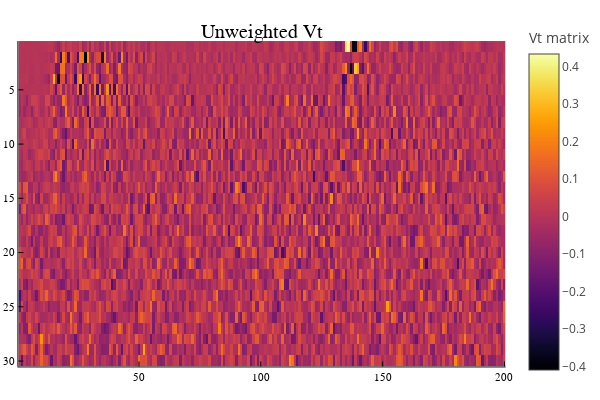
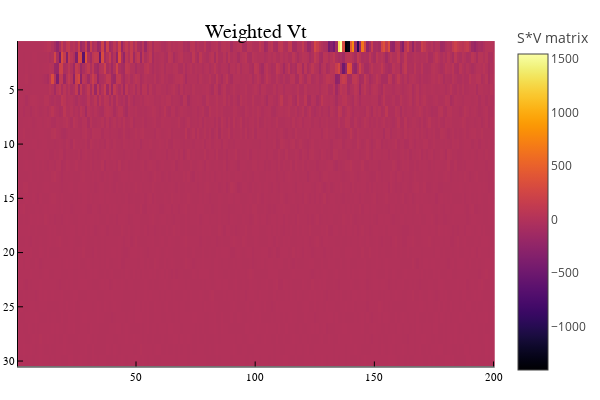
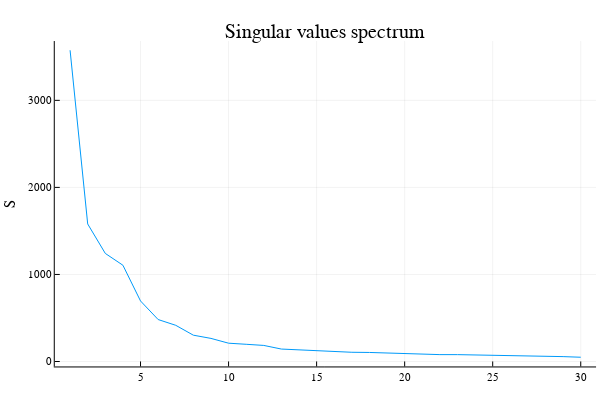
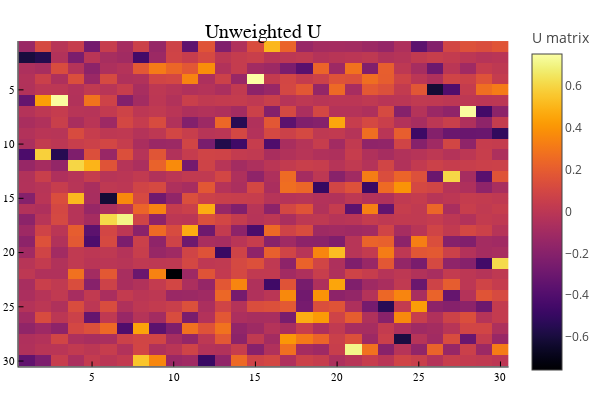

Write notebook code for charts like these, in order.
### Markdown cell above
Now we will perform singular value decomposition on the data. Heatmap representations of V are used to illustrate its structure. Singular values are also displayed, plotted against their indicies.

### Code cell
decomposition = svd(seismograms)
U = decomposition.U
S = decomposition.S # The book calls it L. It is provided here already as a vector of the singular values.
V = decomposition.V
Vt = decomposition.Vt # transpose of V

unweighted = heatmap(Vt, title="Unweighted Vt", yflip=true, colorbar_title="Vt matrix")
weighted = heatmap(diagm(S)*Vt, title="Weighted Vt", yflip=true, colorbar_title="S*V matrix")

display(unweighted)
display(weighted)

display(plot(S, title="Singular values spectrum", ylabel="S", legend=false))
display(heatmap(U, title="Unweighted U", yflip=true, colorbar_title="U matrix"))

### Figure 1 — Plotly figure (JSON) as saved in the notebook; plotly's stock layout.template omitted (floating-point values rounded to 4 significant figures; data arrays with more than 128 entries replaced by an {"elided": "..."} marker saying what was removed)
{"data": [{"xaxis": "x", "colorbar": {"title": "Vt matrix"}, "colorscale": {"elided": "256x2 mixed values"}, "yaxis": "y", "showscale": true, "x": {"elided": "201 float values"}, "showlegend": false, "name": "y1", "zmin": -0.4085, "z": {"elided": "30x200 float values"}, "zmax": 0.4329, "y": [0.5, 1.5, 2.5, 3.5, 4.5, 5.5, 6.5, 7.5, 8.5, 9.5, 10.5, 11.5, 12.5, 13.5, 14.5, 15.5, 16.5, 17.5, 18.5, 19.5, 20.5, 21.5, 22.5, 23.5, 24.5, 25.5, 26.5, 27.5, 28.5, 29.5, 30.5], "type": "heatmap", "hoverinfo": "none"}], "layout": {"showlegend": true, "xaxis": {"showticklabels": true, "gridwidth": 0.5, "tickvals": [50, 100, 150, 200], "range": [0.5, 200.5], "domain": [0.03619, 0.9934], "mirror": false, "tickangle": 0, "showline": true, "ticktext": ["50", "100", "150", "200"], "zeroline": false, "tickfont": {"color": "rgba(0, 0, 0, 1.000)", "family": "sans-serif", "size": 11}, "zerolinecolor": "rgba(0, 0, 0, 1.000)", "anchor": "y", "visible": true, "ticks": "inside", "tickmode": "array", "linecolor": "rgba(0, 0, 0, 1.000)", "showgrid": true, "title": "", "gridcolor": "rgba(0, 0, 0, 0.100)", "titlefont": {"color": "rgba(0, 0, 0, 1.000)", "family": "sans-serif", "size": 15}, "tickcolor": "rgb(0, 0, 0)", "type": "-"}, "paper_bgcolor": "rgba(255, 255, 255, 1.000)", "annotations": [{"yanchor": "top", "xanchor": "center", "rotation": 0, "y": 1, "font": {"color": "rgba(0, 0, 0, 1.000)", "family": "sans-serif", "size": 20}, "yref": "paper", "showarrow": false, "text": "Unweighted Vt", "xref": "paper", "x": 0.5148}], "height": 400, "margin": {"l": 0, "b": 20, "r": 0, "t": 20}, "plot_bgcolor": "rgba(255, 255, 255, 1.000)", "yaxis": {"showticklabels": true, "gridwidth": 0.5, "tickvals": [5, 10, 15, 20, 25, 30], "range": [30.5, 0.5], "domain": [0.03762, 0.9415], "mirror": false, "tickangle": 0, "showline": true, "ticktext": ["5", "10", "15", "20", "25", "30"], "zeroline": false, "tickfont": {"color": "rgba(0, 0, 0, 1.000)", "family": "sans-serif", "size": 11}, "zerolinecolor": "rgba(0, 0, 0, 1.000)", "anchor": "x", "visible": true, "ticks": "inside", "tickmode": "array", "linecolor": "rgba(0, 0, 0, 1.000)", "showgrid": true, "title": "", "gridcolor": "rgba(0, 0, 0, 0.100)", "titlefont": {"color": "rgba(0, 0, 0, 1.000)", "family": "sans-serif", "size": 15}, "tickcolor": "rgb(0, 0, 0)", "type": "-"}, "legend": {"yanchor": "auto", "xanchor": "auto", "bordercolor": "rgba(0, 0, 0, 1.000)", "bgcolor": "rgba(255, 255, 255, 1.000)", "borderwidth": 1, "tracegroupgap": 0, "y": 1, "font": {"color": "rgba(0, 0, 0, 1.000)", "family": "sans-serif", "size": 11}, "title": {"font": {"color": "rgba(0, 0, 0, 1.000)", "family": "sans-serif", "size": 15}, "text": ""}, "traceorder": "normal", "x": 1}, "width": 600}}

### Figure 2 — Plotly figure (JSON) as saved in the notebook; plotly's stock layout.template omitted (floating-point values rounded to 4 significant figures; data arrays with more than 128 entries replaced by an {"elided": "..."} marker saying what was removed)
{"data": [{"xaxis": "x", "colorbar": {"title": "S*V matrix"}, "colorscale": {"elided": "256x2 mixed values"}, "yaxis": "y", "showscale": true, "x": {"elided": "201 float values"}, "showlegend": false, "name": "y1", "zmin": -1406.0, "z": {"elided": "30x200 float values"}, "zmax": 1548.0, "y": [0.5, 1.5, 2.5, 3.5, 4.5, 5.5, 6.5, 7.5, 8.5, 9.5, 10.5, 11.5, 12.5, 13.5, 14.5, 15.5, 16.5, 17.5, 18.5, 19.5, 20.5, 21.5, 22.5, 23.5, 24.5, 25.5, 26.5, 27.5, 28.5, 29.5, 30.5], "type": "heatmap", "hoverinfo": "none"}], "layout": {"showlegend": true, "xaxis": {"showticklabels": true, "gridwidth": 0.5, "tickvals": [50, 100, 150, 200], "range": [0.5, 200.5], "domain": [0.03619, 0.9934], "mirror": false, "tickangle": 0, "showline": true, "ticktext": ["50", "100", "150", "200"], "zeroline": false, "tickfont": {"color": "rgba(0, 0, 0, 1.000)", "family": "sans-serif", "size": 11}, "zerolinecolor": "rgba(0, 0, 0, 1.000)", "anchor": "y", "visible": true, "ticks": "inside", "tickmode": "array", "linecolor": "rgba(0, 0, 0, 1.000)", "showgrid": true, "title": "", "gridcolor": "rgba(0, 0, 0, 0.100)", "titlefont": {"color": "rgba(0, 0, 0, 1.000)", "family": "sans-serif", "size": 15}, "tickcolor": "rgb(0, 0, 0)", "type": "-"}, "paper_bgcolor": "rgba(255, 255, 255, 1.000)", "annotations": [{"yanchor": "top", "xanchor": "center", "rotation": 0, "y": 1, "font": {"color": "rgba(0, 0, 0, 1.000)", "family": "sans-serif", "size": 20}, "yref": "paper", "showarrow": false, "text": "Weighted Vt", "xref": "paper", "x": 0.5148}], "height": 400, "margin": {"l": 0, "b": 20, "r": 0, "t": 20}, "plot_bgcolor": "rgba(255, 255, 255, 1.000)", "yaxis": {"showticklabels": true, "gridwidth": 0.5, "tickvals": [5, 10, 15, 20, 25, 30], "range": [30.5, 0.5], "domain": [0.03762, 0.9415], "mirror": false, "tickangle": 0, "showline": true, "ticktext": ["5", "10", "15", "20", "25", "30"], "zeroline": false, "tickfont": {"color": "rgba(0, 0, 0, 1.000)", "family": "sans-serif", "size": 11}, "zerolinecolor": "rgba(0, 0, 0, 1.000)", "anchor": "x", "visible": true, "ticks": "inside", "tickmode": "array", "linecolor": "rgba(0, 0, 0, 1.000)", "showgrid": true, "title": "", "gridcolor": "rgba(0, 0, 0, 0.100)", "titlefont": {"color": "rgba(0, 0, 0, 1.000)", "family": "sans-serif", "size": 15}, "tickcolor": "rgb(0, 0, 0)", "type": "-"}, "legend": {"yanchor": "auto", "xanchor": "auto", "bordercolor": "rgba(0, 0, 0, 1.000)", "bgcolor": "rgba(255, 255, 255, 1.000)", "borderwidth": 1, "tracegroupgap": 0, "y": 1, "font": {"color": "rgba(0, 0, 0, 1.000)", "family": "sans-serif", "size": 11}, "title": {"font": {"color": "rgba(0, 0, 0, 1.000)", "family": "sans-serif", "size": 15}, "text": ""}, "traceorder": "normal", "x": 1}, "width": 600}}

### Figure 3 — Plotly figure (JSON) as saved in the notebook; plotly's stock layout.template omitted (floating-point values rounded to 4 significant figures)
{"data": [{"xaxis": "x", "colorbar": {"title": ""}, "yaxis": "y", "x": [1, 2, 3, 4, 5, 6, 7, 8, 9, 10, 11, 12, 13, 14, 15, 16, 17, 18, 19, 20, 21, 22, 23, 24, 25, 26, 27, 28, 29, 30], "showlegend": true, "mode": "lines", "name": "y1", "zmin": null, "legendgroup": "y1", "zmax": null, "line": {"color": "rgba(0, 154, 250, 1.000)", "shape": "linear", "dash": "solid", "width": 1}, "y": [3575.0, 1580.0, 1241.0, 1106.0, 695.4, 482.1, 415.9, 302.5, 265.4, 210.4, 197.8, 184.6, 143.1, 133.1, 118.7, 110.0, 106.1, 104.0, 96.61, 90.85, 83.77, 79.24, 78.97, 76.58, 70.81, 69.2, 64.1, 62.37, 56.16, 48.96], "type": "scatter"}], "layout": {"showlegend": false, "xaxis": {"showticklabels": true, "gridwidth": 0.5, "tickvals": [5, 10, 15, 20, 25, 30], "range": [0.13, 30.87], "domain": [0.09128, 0.9934], "mirror": false, "tickangle": 0, "showline": true, "ticktext": ["5", "10", "15", "20", "25", "30"], "zeroline": false, "tickfont": {"color": "rgba(0, 0, 0, 1.000)", "family": "sans-serif", "size": 11}, "zerolinecolor": "rgba(0, 0, 0, 1.000)", "anchor": "y", "visible": true, "ticks": "inside", "tickmode": "array", "linecolor": "rgba(0, 0, 0, 1.000)", "showgrid": true, "title": "", "gridcolor": "rgba(0, 0, 0, 0.100)", "titlefont": {"color": "rgba(0, 0, 0, 1.000)", "family": "sans-serif", "size": 15}, "tickcolor": "rgb(0, 0, 0)", "type": "-"}, "paper_bgcolor": "rgba(255, 255, 255, 1.000)", "annotations": [{"yanchor": "top", "xanchor": "center", "rotation": 0, "y": 1, "font": {"color": "rgba(0, 0, 0, 1.000)", "family": "sans-serif", "size": 20}, "yref": "paper", "showarrow": false, "text": "Singular values spectrum", "xref": "paper", "x": 0.5424}], "height": 400, "margin": {"l": 0, "b": 20, "r": 0, "t": 20}, "plot_bgcolor": "rgba(255, 255, 255, 1.000)", "yaxis": {"showticklabels": true, "gridwidth": 0.5, "tickvals": [0, 1000, 2000, 3000], "range": [-56.83, 3681.0], "domain": [0.03762, 0.9415], "mirror": false, "tickangle": 0, "showline": true, "ticktext": ["0", "1000", "2000", "3000"], "zeroline": false, "tickfont": {"color": "rgba(0, 0, 0, 1.000)", "family": "sans-serif", "size": 11}, "zerolinecolor": "rgba(0, 0, 0, 1.000)", "anchor": "x", "visible": true, "ticks": "inside", "tickmode": "array", "linecolor": "rgba(0, 0, 0, 1.000)", "showgrid": true, "title": "S", "gridcolor": "rgba(0, 0, 0, 0.100)", "titlefont": {"color": "rgba(0, 0, 0, 1.000)", "family": "sans-serif", "size": 15}, "tickcolor": "rgb(0, 0, 0)", "type": "-"}, "width": 600}}

### Figure 4 — Plotly figure (JSON) as saved in the notebook; plotly's stock layout.template omitted (floating-point values rounded to 4 significant figures; data arrays with more than 128 entries replaced by an {"elided": "..."} marker saying what was removed)
{"data": [{"xaxis": "x", "colorbar": {"title": "U matrix"}, "colorscale": {"elided": "256x2 mixed values"}, "yaxis": "y", "showscale": true, "x": [0.5, 1.5, 2.5, 3.5, 4.5, 5.5, 6.5, 7.5, 8.5, 9.5, 10.5, 11.5, 12.5, 13.5, 14.5, 15.5, 16.5, 17.5, 18.5, 19.5, 20.5, 21.5, 22.5, 23.5, 24.5, 25.5, 26.5, 27.5, 28.5, 29.5, 30.5], "showlegend": false, "name": "y1", "zmin": -0.7568, "z": {"elided": "30x30 float values"}, "zmax": 0.7512, "y": [0.5, 1.5, 2.5, 3.5, 4.5, 5.5, 6.5, 7.5, 8.5, 9.5, 10.5, 11.5, 12.5, 13.5, 14.5, 15.5, 16.5, 17.5, 18.5, 19.5, 20.5, 21.5, 22.5, 23.5, 24.5, 25.5, 26.5, 27.5, 28.5, 29.5, 30.5], "type": "heatmap", "hoverinfo": "none"}], "layout": {"showlegend": true, "xaxis": {"showticklabels": true, "gridwidth": 0.5, "tickvals": [5, 10, 15, 20, 25, 30], "range": [0.5, 30.5], "domain": [0.03619, 0.9934], "mirror": false, "tickangle": 0, "showline": true, "ticktext": ["5", "10", "15", "20", "25", "30"], "zeroline": false, "tickfont": {"color": "rgba(0, 0, 0, 1.000)", "family": "sans-serif", "size": 11}, "zerolinecolor": "rgba(0, 0, 0, 1.000)", "anchor": "y", "visible": true, "ticks": "inside", "tickmode": "array", "linecolor": "rgba(0, 0, 0, 1.000)", "showgrid": true, "title": "", "gridcolor": "rgba(0, 0, 0, 0.100)", "titlefont": {"color": "rgba(0, 0, 0, 1.000)", "family": "sans-serif", "size": 15}, "tickcolor": "rgb(0, 0, 0)", "type": "-"}, "paper_bgcolor": "rgba(255, 255, 255, 1.000)", "annotations": [{"yanchor": "top", "xanchor": "center", "rotation": 0, "y": 1, "font": {"color": "rgba(0, 0, 0, 1.000)", "family": "sans-serif", "size": 20}, "yref": "paper", "showarrow": false, "text": "Unweighted U", "xref": "paper", "x": 0.5148}], "height": 400, "margin": {"l": 0, "b": 20, "r": 0, "t": 20}, "plot_bgcolor": "rgba(255, 255, 255, 1.000)", "yaxis": {"showticklabels": true, "gridwidth": 0.5, "tickvals": [5, 10, 15, 20, 25, 30], "range": [30.5, 0.5], "domain": [0.03762, 0.9415], "mirror": false, "tickangle": 0, "showline": true, "ticktext": ["5", "10", "15", "20", "25", "30"], "zeroline": false, "tickfont": {"color": "rgba(0, 0, 0, 1.000)", "family": "sans-serif", "size": 11}, "zerolinecolor": "rgba(0, 0, 0, 1.000)", "anchor": "x", "visible": true, "ticks": "inside", "tickmode": "array", "linecolor": "rgba(0, 0, 0, 1.000)", "showgrid": true, "title": "", "gridcolor": "rgba(0, 0, 0, 0.100)", "titlefont": {"color": "rgba(0, 0, 0, 1.000)", "family": "sans-serif", "size": 15}, "tickcolor": "rgb(0, 0, 0)", "type": "-"}, "legend": {"yanchor": "auto", "xanchor": "auto", "bordercolor": "rgba(0, 0, 0, 1.000)", "bgcolor": "rgba(255, 255, 255, 1.000)", "borderwidth": 1, "tracegroupgap": 0, "y": 1, "font": {"color": "rgba(0, 0, 0, 1.000)", "family": "sans-serif", "size": 11}, "title": {"font": {"color": "rgba(0, 0, 0, 1.000)", "family": "sans-serif", "size": 15}, "text": ""}, "traceorder": "normal", "x": 1}, "width": 600}}
